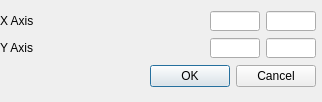
<?xml version="1.0" encoding="UTF-8"?>
<ui version="4.0">
 <class>AxisDialog</class>
 <widget class="QDialog" name="AxisDialog">
  <property name="geometry">
   <rect>
    <x>0</x>
    <y>0</y>
    <width>322</width>
    <height>102</height>
   </rect>
  </property>
  <property name="windowTitle">
   <string>Dialog</string>
  </property>
  <widget class="QWidget" name="layoutWidget">
   <property name="geometry">
    <rect>
     <x>0</x>
     <y>10</y>
     <width>316</width>
     <height>81</height>
    </rect>
   </property>
   <layout class="QVBoxLayout" name="verticalLayout">
    <item>
     <layout class="QHBoxLayout" name="horizontalLayout">
      <item>
       <widget class="QLabel" name="label_2">
        <property name="text">
         <string>X Axis</string>
        </property>
       </widget>
      </item>
      <item>
       <widget class="QLineEdit" name="x_min_edit">
        <property name="minimumSize">
         <size>
          <width>50</width>
          <height>20</height>
         </size>
        </property>
        <property name="maximumSize">
         <size>
          <width>50</width>
          <height>20</height>
         </size>
        </property>
       </widget>
      </item>
      <item>
       <widget class="QLineEdit" name="x_max_edit">
        <property name="minimumSize">
         <size>
          <width>50</width>
          <height>20</height>
         </size>
        </property>
        <property name="maximumSize">
         <size>
          <width>50</width>
          <height>20</height>
         </size>
        </property>
       </widget>
      </item>
     </layout>
    </item>
    <item>
     <layout class="QHBoxLayout" name="horizontalLayout_2">
      <item>
       <widget class="QLabel" name="label_3">
        <property name="text">
         <string>Y Axis</string>
        </property>
       </widget>
      </item>
      <item>
       <widget class="QLineEdit" name="y_min_edit">
        <property name="minimumSize">
         <size>
          <width>50</width>
          <height>20</height>
         </size>
        </property>
        <property name="maximumSize">
         <size>
          <width>50</width>
          <height>20</height>
         </size>
        </property>
       </widget>
      </item>
      <item>
       <widget class="QLineEdit" name="y_max_edit">
        <property name="minimumSize">
         <size>
          <width>50</width>
          <height>20</height>
         </size>
        </property>
        <property name="maximumSize">
         <size>
          <width>50</width>
          <height>20</height>
         </size>
        </property>
       </widget>
      </item>
     </layout>
    </item>
    <item>
     <widget class="QDialogButtonBox" name="buttonBox">
      <property name="orientation">
       <enum>Qt::Horizontal</enum>
      </property>
      <property name="standardButtons">
       <set>QDialogButtonBox::Cancel|QDialogButtonBox::Ok</set>
      </property>
     </widget>
    </item>
   </layout>
  </widget>
 </widget>
 <resources/>
 <connections>
  <connection>
   <sender>buttonBox</sender>
   <signal>accepted()</signal>
   <receiver>AxisDialog</receiver>
   <slot>accept()</slot>
   <hints>
    <hint type="sourcelabel">
     <x>248</x>
     <y>254</y>
    </hint>
    <hint type="destinationlabel">
     <x>157</x>
     <y>274</y>
    </hint>
   </hints>
  </connection>
  <connection>
   <sender>buttonBox</sender>
   <signal>rejected()</signal>
   <receiver>AxisDialog</receiver>
   <slot>reject()</slot>
   <hints>
    <hint type="sourcelabel">
     <x>316</x>
     <y>260</y>
    </hint>
    <hint type="destinationlabel">
     <x>286</x>
     <y>274</y>
    </hint>
   </hints>
  </connection>
 </connections>
</ui>
